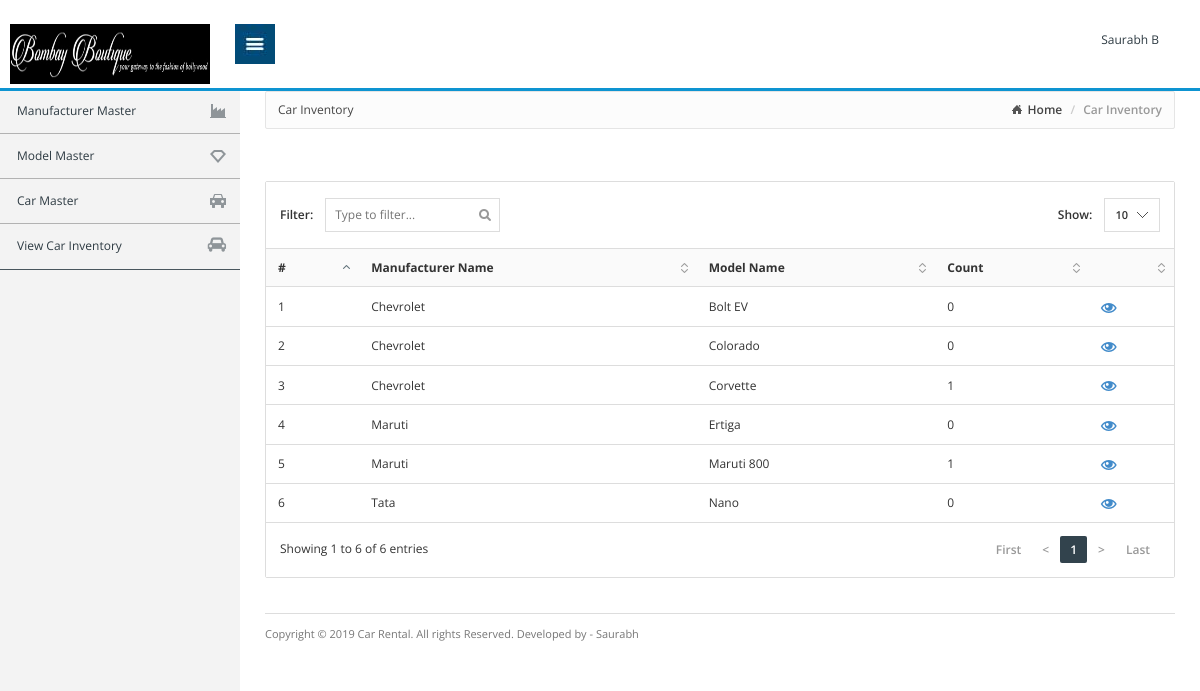
Page /admin-panel/index.php on the committed database.
### tables this page shows
CREATE TABLE `cr_model_master` (
  `id` int(11) NOT NULL,
  `manufacturer_id` int(11) DEFAULT NULL,
  `model_name` varchar(255) DEFAULT NULL,
  `active` tinyint(4) DEFAULT '0',
  `is_deleted` tinyint(4) DEFAULT '0',
  `created` timestamp NOT NULL DEFAULT CURRENT_TIMESTAMP
);

CREATE TABLE `cr_manufacturer_master` (
  `id` int(11) NOT NULL,
  `manufacturer_name` varchar(255) DEFAULT NULL,
  `active` tinyint(4) DEFAULT NULL,
  `is_deleted` tinyint(4) DEFAULT '0',
  `created` timestamp NOT NULL DEFAULT CURRENT_TIMESTAMP
);

### admin-panel/include/database.php (called while the page is built, shortened)
<?php
    class Database
    {
		private $connection;
		public function open_connection()
		{
			$this->connection = new mysqli("localhost", "root", "", "car-rental");
		}
		public function query($sql)
		{
			$result=$this->connection->query($sql);
			return $result;
		}
		public function fetch($query)
		{
			$row=$query->fetch_assoc();
			return $row;
		}
	}
?>

### admin-panel/index.php (the view, shortened to what this page needs)
<?php
	$admin = new AdminFunctions();
	$pageName = "Car Inventory";
	$sql = "SELECT mo.*, ma.manufacturer_name FROM ".PREFIX."model_master as mo left join ".PREFIX."manufacturer_master as ma on mo.manufacturer_id = ma.id where ma.is_deleted = '0' and ma.active = '1' and mo.is_deleted = '0' and mo.active = '1' order by ma.manufacturer_name asc, mo.model_name asc, mo.created DESC";
	$results = $admin->query($sql);
?>
<!DOCTYPE html>
<html lang="en">
<head>
	<link href="css/bootstrap.min.css" rel="stylesheet" type="text/css">
	<link href="css/londinium-theme.min.css" rel="stylesheet" type="text/css">
	<link href="css/styles.min.css" rel="stylesheet" type="text/css">
	<link href="css/icons.min.css" rel="stylesheet" type="text/css">
	<link href="css/font-awesome.min.css" rel="stylesheet">
</head>
<body class="sidebar-wide">
	<?php include 'include/navbar.php';
	?>
	<div class="page-container">
		<?php include 'include/sidebar.php';
		?>
 		<div class="page-content">
			<div class="breadcrumb-line">
				<div class="page-ttle hidden-xs" style="float:left;"><?php echo $pageName; ?></div>
				<ul class="breadcrumb">
					<li><a href="Index.php">Home</a></li>
					<li class="active"><?php echo $pageName; ?></li>
				</ul>
			</div>
			<br/>
			<div class="panel panel-default">
				<div class="datatable-selectable">
					<table class="table">
						<thead>
							<tr>
								<th>#</th>
								<th>Manufacturer Name</th>
								<th>Model Name</th>
								<th>Count</th>
								<th>&nbsp;</th>
							</tr>
						</thead>
						<tbody>
<?php
						$x = 1;
						while($row = $admin->fetch($results)){
							$carDetail = $admin->fetch($admin->query("select count(id) as carCount from ".PREFIX."car_master where model_id = '".$row['id']."' and is_sold = '0' and active = '1' and is_deleted = '0' group by model_id"));
							$carCount = 0;
							if(!empty($carDetail['carCount'])){
								$carCount = $carDetail['carCount'];
							}
?>
							<tr>
								<td><?php echo $x++; ?></td>
								<td><?php echo $row['manufacturer_name']; ?></td>
								<td><?php echo $row['model_name']; ?></td>
								<td id="carCount<?php echo $row['id']; ?>"><?php echo $carCount; ?></td>
								<td>
									<a href="javascript:;" class="green view-details" alt="<?php echo $row['id']; ?>"><i class="icon-eye"></i></a>
								</td>
							</tr>
<?php
						}
?>
						</tbody>
				  </table>
				</div>
			</div>
<?php 	include "include/footer.php"; ?>
		</div>
	</div>
</body>
</html>

### admin-panel/include/navbar.php (shortened to what this page needs)
<div class="navbar navbar-inverse" role="navigation">
			<a class="navbar-brand" href="manufacturer-master.php"><img src="../images/logo.jpg" alt="<?php echo SITE_NAME ?>" title="<?php echo SITE_NAME ?>" width="200" height="60"></a>
	<div class="navbar-header">
	<a class="sidebar-toggle"><img src="images/toggleIcon.jpg"></a>
	</div>
	<ul class="nav navbar-nav navbar-right collapse" id="navbar-icons">
		<li class="user dropdown">
			<a class="dropdown-toggle">
				<span>Saurabh B</span>
			</a>
		</li>
	</ul>
</div>

### admin-panel/include/sidebar.php
<div class="sidebar collapse">
    <div class="sidebar-content">
		<ul class="navigation">
			<li><a href="manufacturer-master.php"><span>Manufacturer Master</span> <i class="icon-factory"></i></a></li>
			<li><a href="model-master.php"><span>Model Master</span> <i class="icon-diamond"></i></a></li>
			<li><a href="car-master.php"><span>Car Master</span> <i class="icon-car"></i></a></li>
			<li><a href="index.php"><span>View Car Inventory</span> <i class="fa fa-car"></i></a></li>
		</ul>
	</div>
</div>

### admin-panel/include/footer.php
<div class="footer clearfix">
	<div class="pull-left">
		<p>Copyright &copy; <?php echo COPYRIGHT ?> <?php echo SITE_NAME ?>. All rights Reserved. Developed by - Saurabh</p>
	</div>
</div>

### rows in the picture
cr_model_master: cr_manufacturer_master.manufacturer_name "Chevrolet", model_name "Bolt EV", carCount "0"
cr_model_master: cr_manufacturer_master.manufacturer_name "Chevrolet", model_name "Colorado", carCount "0"
cr_model_master: cr_manufacturer_master.manufacturer_name "Chevrolet", model_name "Corvette", carCount "1"
cr_model_master: cr_manufacturer_master.manufacturer_name "Maruti", model_name "Ertiga", carCount "0"
cr_model_master: cr_manufacturer_master.manufacturer_name "Maruti", model_name "Maruti 800", carCount "1"
cr_model_master: cr_manufacturer_master.manufacturer_name "Tata", model_name "Nano", carCount "0"

### other values in the picture
$pageName "Car Inventory"
COPYRIGHT "2019"
SITE_NAME "Car Rental"
